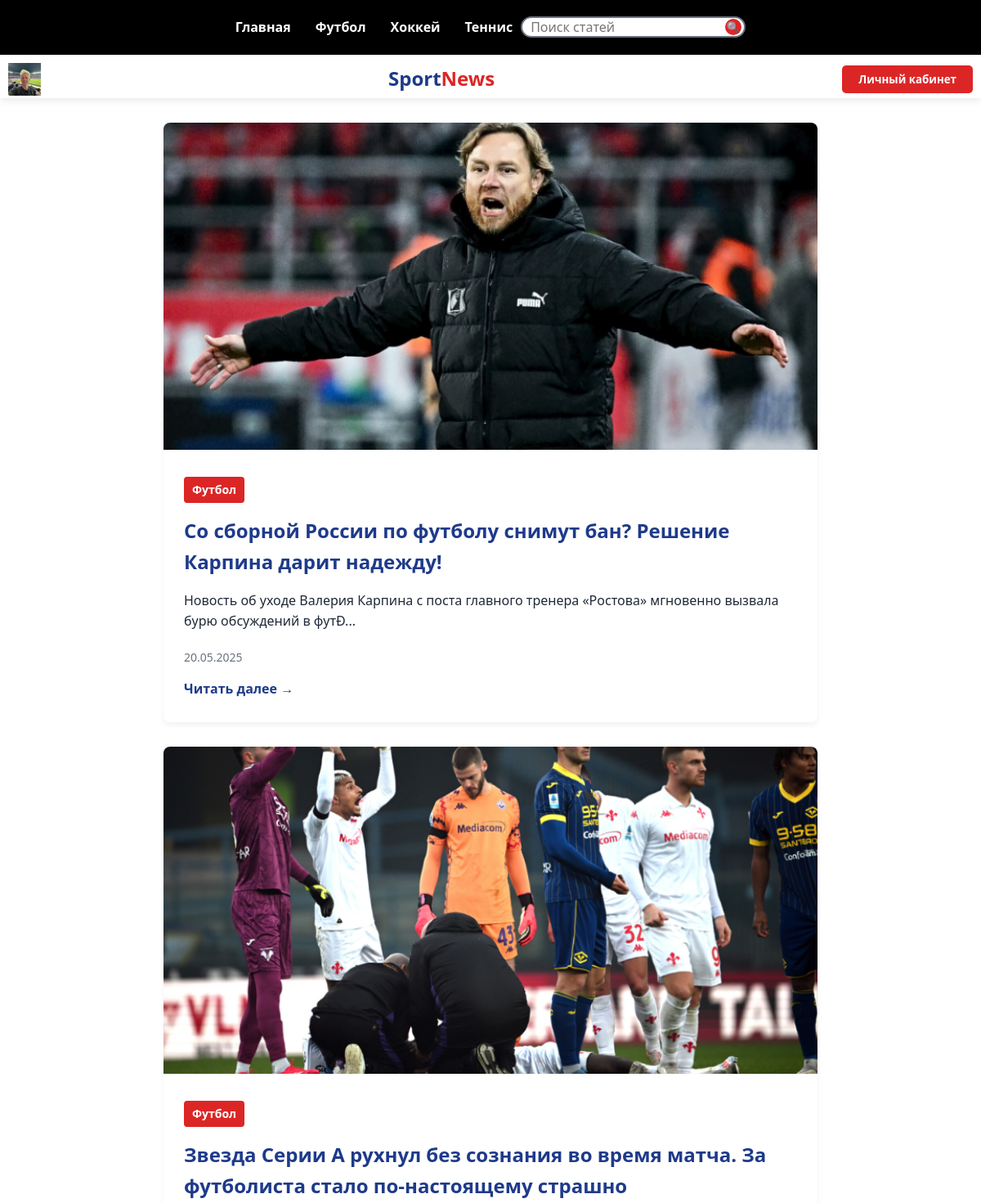
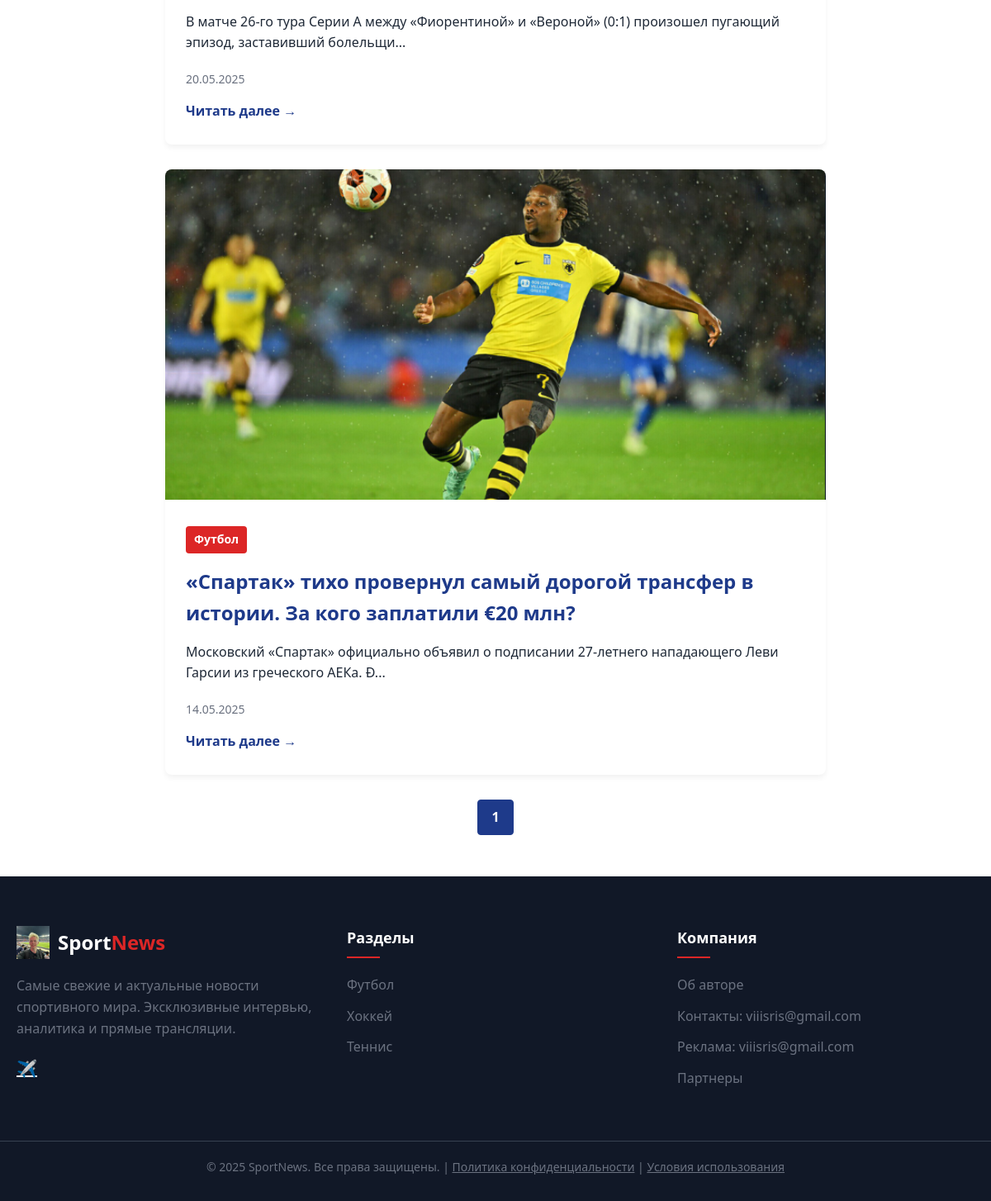
/main/test-main.php?category=1 (signed in), run on the app's committed database (2 pictures, top to bottom).
### tables this page shows
CREATE TABLE `articles` (
  `id` int NOT NULL AUTO_INCREMENT,
  `title` varchar(255) NOT NULL,
  `content` text NOT NULL,
  `image_path` varchar(255) DEFAULT NULL,
  `category_id` int DEFAULT NULL,
  `created_at` timestamp NULL DEFAULT CURRENT_TIMESTAMP,
  PRIMARY KEY (`id`),
  KEY `category_id` (`category_id`),
  CONSTRAINT `articles_ibfk_1` FOREIGN KEY (`category_id`) REFERENCES `categories` (`id`)
);

CREATE TABLE `categories` (
  `id` int NOT NULL AUTO_INCREMENT,
  `name` varchar(100) NOT NULL,
  `slug` varchar(100) NOT NULL,
  PRIMARY KEY (`id`),
  UNIQUE KEY `slug` (`slug`)
);

### main/test-main.php (the view, shortened to what this page needs)
<?php
$category_id = isset($_GET['category']) ? intval($_GET['category']) : null;
$current_page = isset($_GET['page']) ? max(1, intval($_GET['page'])) : 1;
$articles_per_page = 5;
$offset = ($current_page - 1) * $articles_per_page;
$query = "SELECT
            a.id,
            a.title,
            a.content,
            a.image_path,
            a.created_at,
            a.category_id,
            c.name AS category_name
          FROM articles a
          LEFT JOIN categories c ON a.category_id = c.id";
$count_query = "SELECT COUNT(*) as total FROM articles a";
if ($category_id) {
    $query .= " WHERE a.category_id = " . $category_id;
    $count_query .= " WHERE a.category_id = " . $category_id;
}
$conn = getDBConnection();
$count_result = $conn->query($count_query);
$total_articles = $count_result->fetch_assoc()['total'];
$total_pages = ceil($total_articles / $articles_per_page);
$query .= " ORDER BY a.created_at DESC LIMIT $offset, $articles_per_page";
$result = $conn->query($query);
$articles = [];
if ($result && $result->num_rows > 0) {
    while($row = $result->fetch_assoc()) {
        $articles[] = $row;
    }
}
?>
<!DOCTYPE html>
<html lang="ru">
<head>
    <link rel="stylesheet" href="test-main.css">
</head>
<body>
    <div class="img">
        <?php include("header.php"); ?>
        <div class="content-wrapper">
            <?php if (!empty($articles)): ?>
                <?php foreach ($articles as $article): ?>
                    <div class="article-preview">
                        <img src="<?= htmlspecialchars($article['image_path'] ?? 'https://via.placeholder.com/400x200') ?>"
                             alt="<?= htmlspecialchars($article['title']) ?>"
                             class="article-image">
                        <div class="article-content">
                            <span class="article-category">
                                <?= htmlspecialchars($article['category_name'] ?? 'Без категории') ?>
                            </span>
                            <h2 class="article-title"><?= htmlspecialchars($article['title']) ?></h2>
                            <p class="article-excerpt">
                                <?= substr(strip_tags($article['content']), 0, 200) ?>...
                            </p>
                            <div class="article-meta">
                                <span class="article-date">
                                    <?= date('d.m.Y', strtotime($article['created_at'])) ?>
                                </span>
                            </div>
                            <a href="article.php?id=<?= $article['id'] ?>" class="read-more">Читать далее →</a>
                        </div>
                    </div>
                <?php endforeach; ?>
                <div class="pagination">
                    <?php
                    $start_page = max(1, $current_page - 2);
                    $end_page = min($total_pages, $current_page + 2);
                    for ($i = $start_page; $i <= $end_page; $i++): ?>
                        <a href="?page=<?= $i ?><?= $category_id ? '&category='.$category_id : '' ?>"
                           class="page-link <?= $i == $current_page ? 'active' : '' ?>">
                            <?= $i ?>
                        </a>
                    <?php endfor;
                    ?>
                </div>
            <?php else: ?>
                <div class="no-articles">
                    <p>Статьи не найдены. Попробуйте позже.</p>
                </div>
            <?php endif; ?>
        </div>
    </div>
    <?php include("footer.php"); ?>
</body>
</html>

### main/test-main.css (style rules this page uses)
* { margin: 0px 0px; padding: 0; box-sizing: border-box; font-family: 'Segoe UI', Tahoma, Geneva, Verdana, sans-serif; }
html, body { height: 100%; margin: 0; padding: 0; }
body { display: flex; flex-direction: column; min-height: 100vh; background: url('https://img.desktopwallpapers.ru/sport/pics/wide/1920x1200/38eeab51eeaff0fcae68ee2b8c377791.jpg') no-repeat center center fixed; -webkit-background-size: cover; -moz-background-size: cover; -o-background-size: cover; background-size: cover; color: var(--text-color); line-height: 1.6; }
.img { flex: 1; display: flex; flex-direction: column; }
.content-wrapper { flex: 1; padding-bottom: 20px; }
:root { --primary-color: #1e3a8a; --secondary-color: #dc2626; --text-color: #1f2937; --light-color: #f8fafc; --gray-color: #e5e7eb; --primary-color: #1e3a8a; --secondary-color: #dc2626; --text-color: #1f2937; --light-color: #f8fafc; --dark-color: #111827; --gray-color: #6b7280; }
.article-preview { max-width: 800px; margin: 30px auto; background: white; border-radius: 8px; overflow: hidden; box-shadow: 0 4px 6px rgba(0, 0, 0, 0.05); transition: transform 0.3s, box-shadow 0.3s; }
.article-image { width: 100%; height: 400px; object-fit: cover; }
.article-content { padding: 25px; }
.article-category { display: inline-block; background-color: var(--secondary-color); color: white; padding: 5px 10px; border-radius: 4px; font-size: 14px; font-weight: 600; margin-bottom: 15px; }
.article-title { font-size: 24px; margin-bottom: 15px; color: var(--primary-color); }
.article-excerpt { color: var(--text-color); margin-bottom: 20px; display: -webkit-box; -webkit-box-orient: vertical; overflow: hidden; }
.article-meta { display: flex; align-items: center; font-size: 14px; color: #6b7280; }
.article-date { margin-right: 15px; }
.read-more { display: inline-block; margin-top: 15px; color: var(--primary-color); font-weight: 600; text-decoration: none; border-bottom: 2px solid transparent; transition: border-color 0.3s; }

### main/header.css (style rules this page uses)
:root { --primary-color: #1e3a8a; --secondary-color: #dc2626; --text-color: #1f2937; --light-color: #f8fafc; --gray-color: #e5e7eb; --primary-color: #1e3a8a; --secondary-color: #dc2626; --text-color: #1f2937; --light-color: #f8fafc; --dark-color: #111827; --gray-color: #6b7280; }
* { margin: 0px 0px; padding: 0; box-sizing: border-box; font-family: 'Segoe UI', Tahoma, Geneva, Verdana, sans-serif; }
body { line-height:1.6; }

### main/test-main.php (style rules this page uses)
.pagination { display: flex; justify-content: center; margin: 30px 0; gap: 10px; flex-wrap: wrap; }
.page-link { padding: 8px 16px; background-color: white; border: 1px solid #e5e7eb; border-radius: 4px; color: #1e3a8a; text-decoration: none; transition: all 0.3s; }
.page-link.active { background-color: #1e3a8a; color: white; border-color: #1e3a8a; font-weight: bold; }

### main/footer.php (style rules this page uses)
.content-wrapper { flex: 1; }

### data on the page
articles: image_path (picture), category.name "Футбол", title "Со сборной России по футболу снимут бан? Решение Карпина дарит надежду!", content "Новость об уходе Валерия Карпина с поста главного тренера «Ростова» мгновенно вызвала бурю обсуждений в футÐ", created_at "20.05.2025"
articles: image_path (picture), category.name "Футбол", title "Звезда Серии А рухнул без сознания во время матча. За футболиста стало по-настоящему страшно", content "В матче 26-го тура Серии А между «Фиорентиной» и «Вероной» (0:1) произошел пугающий эпизод, заставивший болельщи", created_at "20.05.2025"
articles: image_path (picture), category.name "Футбол", title "«Спартак» тихо провернул самый дорогой трансфер в истории. За кого заплатили €20 млн?", content "Московский «Спартак» официально объявил о подписании 27-летнего нападающего Леви Гарсии из греческого АЕКа. Ð", created_at "14.05.2025"
